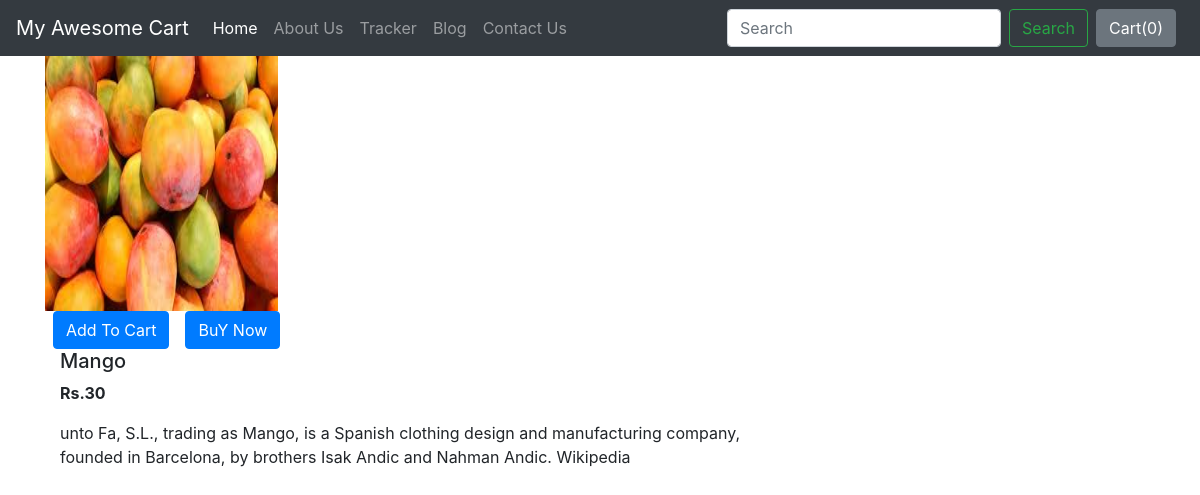
The app's page /shop/products/22 with its own data.
### shop/models.py (models this page shows, shortened)
class Product(models.Model):
    product_id = models.AutoField
    product_name = models.CharField(max_length=50)
    category = models.CharField(max_length=50, default="")
    subcategory = models.CharField(max_length=50, default="")
    price = models.IntegerField(default=0)
    desc = models.CharField(max_length=300)
    pub_date = models.DateField()
    image = models.ImageField(upload_to='shop/images', default="")

### shop/views.py (the view)
# urls.py: path("products/<int:myid>", views.productView, name="ProductView"),
def productView(request, myid):
    product = Product.objects.filter(id=myid)
    return render(request, 'shop/prodView.html', {'product':product[0]})

### shop/templates/shop/prodView.html (shortened to what this page needs)
{% extends 'shop/basic.html' %}
{% block body %}
<div class="container">
    <div class="col-md-4">
        <div class="row">
            <img src="/media/{{product.image}}" width="233px" height="255px">
        </div>
        <div class="row">
             <button class="btn btn-primary cart mx-2">Add To Cart</button>
             <button class="btn btn-primary cart mx-2">BuY Now</button>
        </div>
    </div>
    <div class="col-md-8">
        <h5>{{product.product_name}}</h5>
        <p><b>Rs.{{product.price}}</b></p>
        <p>{{product.desc}}</p>
    </div>
</div>
{% endblock %}

### records on screen
Product: image (picture), product_name "Mango", price "30", desc "unto Fa, S.L., trading as Mango, is a Spanish clothing design and manufacturing company, founded in Barcelona, by brothers Isak Andic and Nahman Andic. Wikipedia"
